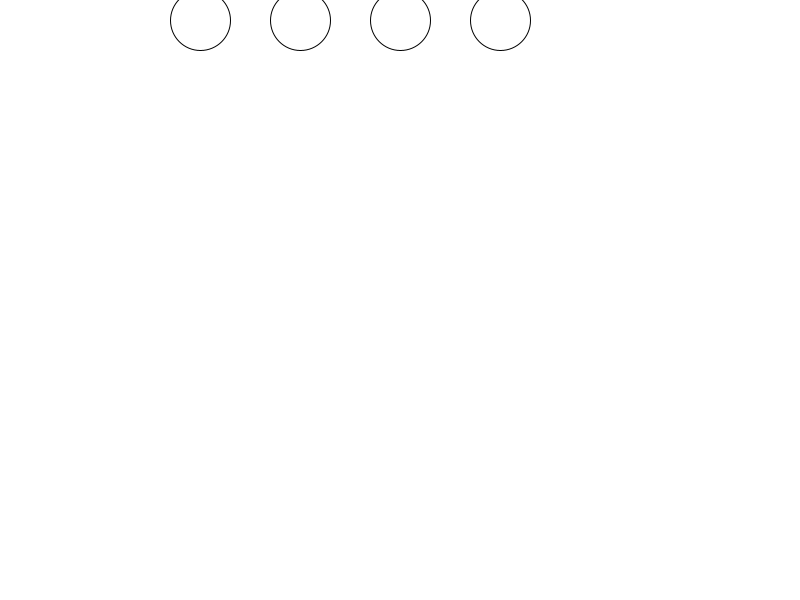
Frame 1 (no input)
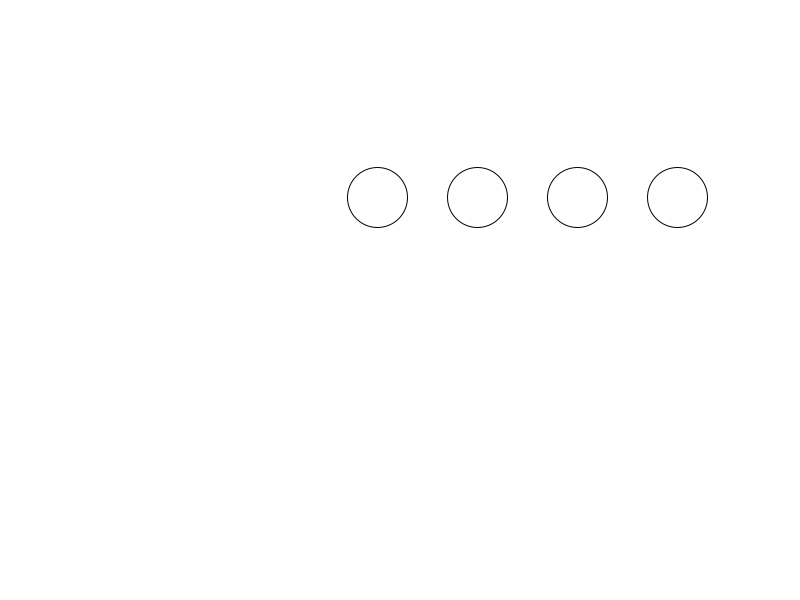
Frame 60 (the mouse pressed at the canvas centre just before this capture)
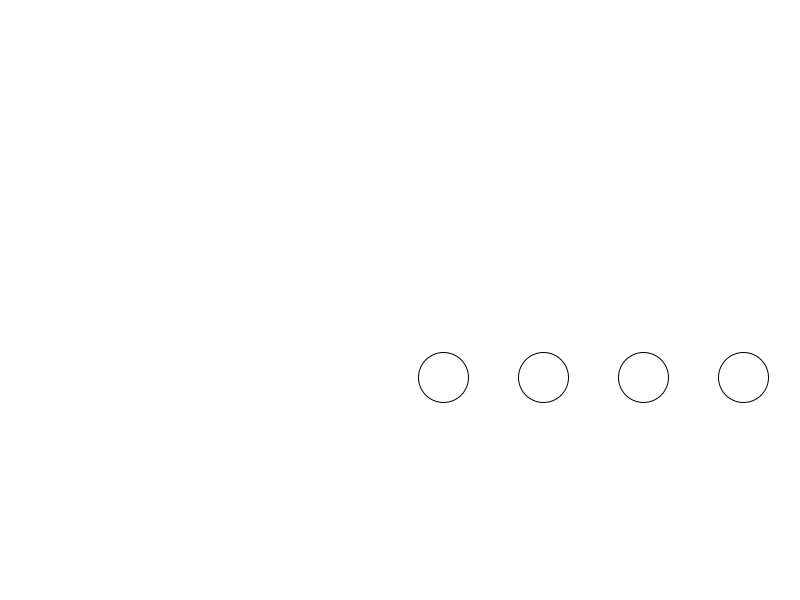
Frame 120 (the mouse held since frame 60 and released just before this capture)

The Processing sketch that drew these frames (run headless with seeded random() and noise(); from frame 60 on, the mouse is pressed at the canvas centre):

// Processing sketch: processing_162680
// ── processing_162680.pde

int x = 200;
int y = 20;
int xspeed = 3;
int yspeed = 3;
int inc = 0;
int sz = 60;
int max = 301;

void setup() {
  size(800, 600);

}

void draw() {
  background(255);

    if ((x > width-max) || x < 0) { // left and right walls
      xspeed = -xspeed; // go the other way
      if (sz > 0 )
      {
        sz = sz-10;
      }
    }
    if (y > height || y < 0) { // top and bottom walls
      yspeed = -yspeed; // go the other way
      if (sz > 0 )
      {
        sz = sz-10;
      } 
    }
    while (inc < max)
    {
      ellipse(x + inc, y, sz, sz);
      inc = inc + 100;
    }
    inc = 0;
        x+=xspeed; // this effectively moves them
        y+=yspeed;
}
